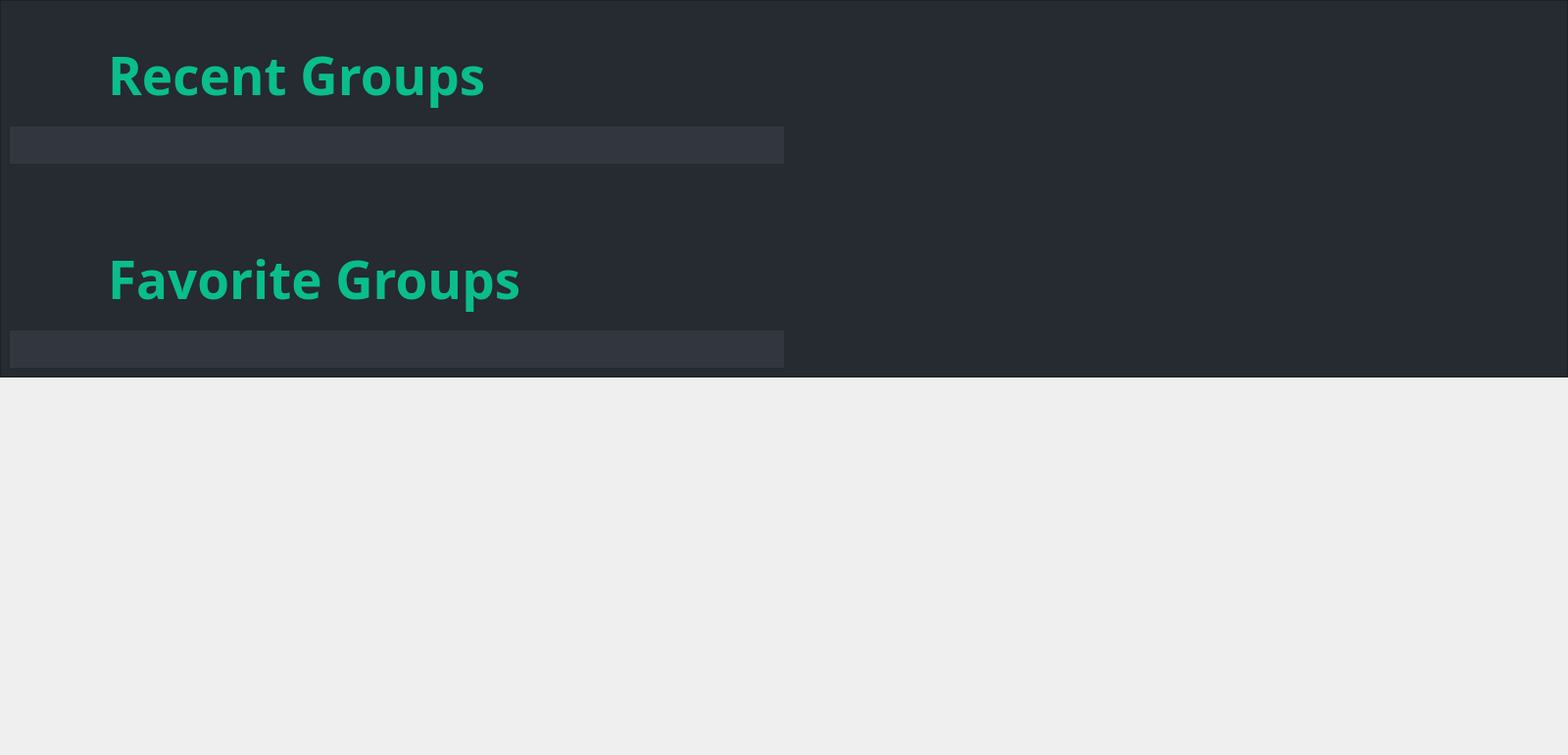
<?xml version="1.0" encoding="UTF-8"?>
<ui version="4.0">
 <class>Homepage</class>
 <widget class="QWidget" name="Homepage">
  <property name="geometry">
   <rect>
    <x>0</x>
    <y>0</y>
    <width>1600</width>
    <height>770</height>
   </rect>
  </property>
  <property name="windowTitle">
   <string>Form</string>
  </property>
  <layout class="QVBoxLayout" name="verticalLayout">
   <property name="leftMargin">
    <number>0</number>
   </property>
   <property name="topMargin">
    <number>0</number>
   </property>
   <property name="rightMargin">
    <number>0</number>
   </property>
   <property name="bottomMargin">
    <number>0</number>
   </property>
   <item>
    <widget class="QFrame" name="frame_3">
     <property name="sizePolicy">
      <sizepolicy hsizetype="Preferred" vsizetype="Expanding">
       <horstretch>0</horstretch>
       <verstretch>0</verstretch>
      </sizepolicy>
     </property>
     <property name="minimumSize">
      <size>
       <width>0</width>
       <height>0</height>
      </size>
     </property>
     <property name="maximumSize">
      <size>
       <width>16777215</width>
       <height>16777215</height>
      </size>
     </property>
     <property name="styleSheet">
      <string notr="true">background-color: rgba(38,42,49);</string>
     </property>
     <property name="frameShape">
      <enum>QFrame::StyledPanel</enum>
     </property>
     <property name="frameShadow">
      <enum>QFrame::Raised</enum>
     </property>
     <layout class="QGridLayout" name="gridLayout_2">
      <item row="5" column="0">
       <layout class="QHBoxLayout" name="horizontalLayout_23">
        <item>
         <spacer name="horizontalSpacer_12">
          <property name="orientation">
           <enum>Qt::Horizontal</enum>
          </property>
          <property name="sizeType">
           <enum>QSizePolicy::Preferred</enum>
          </property>
          <property name="sizeHint" stdset="0">
           <size>
            <width>100</width>
            <height>20</height>
           </size>
          </property>
         </spacer>
        </item>
        <item>
         <widget class="QLabel" name="label_11">
          <property name="sizePolicy">
           <sizepolicy hsizetype="Expanding" vsizetype="Preferred">
            <horstretch>0</horstretch>
            <verstretch>0</verstretch>
           </sizepolicy>
          </property>
          <property name="maximumSize">
           <size>
            <width>16777215</width>
            <height>84</height>
           </size>
          </property>
          <property name="font">
           <font>
            <family>Trebuchet MS</family>
            <pointsize>40</pointsize>
            <weight>75</weight>
            <bold>true</bold>
           </font>
          </property>
          <property name="styleSheet">
           <string notr="true">color:rgba(10,190,140);</string>
          </property>
          <property name="text">
           <string>Favorite Groups</string>
          </property>
          <property name="alignment">
           <set>Qt::AlignLeading|Qt::AlignLeft|Qt::AlignVCenter</set>
          </property>
         </widget>
        </item>
       </layout>
      </item>
      <item row="3" column="1">
       <spacer name="horizontalSpacer">
        <property name="orientation">
         <enum>Qt::Horizontal</enum>
        </property>
        <property name="sizeHint" stdset="0">
         <size>
          <width>40</width>
          <height>20</height>
         </size>
        </property>
       </spacer>
      </item>
      <item row="1" column="0">
       <layout class="QHBoxLayout" name="horizontalLayout_22">
        <item>
         <spacer name="horizontalSpacer_11">
          <property name="orientation">
           <enum>Qt::Horizontal</enum>
          </property>
          <property name="sizeType">
           <enum>QSizePolicy::Preferred</enum>
          </property>
          <property name="sizeHint" stdset="0">
           <size>
            <width>100</width>
            <height>20</height>
           </size>
          </property>
         </spacer>
        </item>
        <item>
         <widget class="QLabel" name="label_10">
          <property name="sizePolicy">
           <sizepolicy hsizetype="Expanding" vsizetype="Preferred">
            <horstretch>0</horstretch>
            <verstretch>0</verstretch>
           </sizepolicy>
          </property>
          <property name="maximumSize">
           <size>
            <width>16777215</width>
            <height>84</height>
           </size>
          </property>
          <property name="font">
           <font>
            <family>Trebuchet MS</family>
            <pointsize>40</pointsize>
            <weight>75</weight>
            <bold>true</bold>
           </font>
          </property>
          <property name="styleSheet">
           <string notr="true">color:rgba(10,190,140);</string>
          </property>
          <property name="text">
           <string>Recent Groups</string>
          </property>
          <property name="alignment">
           <set>Qt::AlignLeading|Qt::AlignLeft|Qt::AlignVCenter</set>
          </property>
         </widget>
        </item>
       </layout>
      </item>
      <item row="2" column="0">
       <spacer name="verticalSpacer_21">
        <property name="orientation">
         <enum>Qt::Vertical</enum>
        </property>
        <property name="sizeType">
         <enum>QSizePolicy::Fixed</enum>
        </property>
        <property name="sizeHint" stdset="0">
         <size>
          <width>20</width>
          <height>10</height>
         </size>
        </property>
       </spacer>
      </item>
      <item row="4" column="0">
       <spacer name="verticalSpacer_28">
        <property name="orientation">
         <enum>Qt::Vertical</enum>
        </property>
        <property name="sizeType">
         <enum>QSizePolicy::MinimumExpanding</enum>
        </property>
        <property name="sizeHint" stdset="0">
         <size>
          <width>20</width>
          <height>20</height>
         </size>
        </property>
       </spacer>
      </item>
      <item row="0" column="0">
       <spacer name="verticalSpacer_23">
        <property name="orientation">
         <enum>Qt::Vertical</enum>
        </property>
        <property name="sizeType">
         <enum>QSizePolicy::Fixed</enum>
        </property>
        <property name="sizeHint" stdset="0">
         <size>
          <width>20</width>
          <height>30</height>
         </size>
        </property>
       </spacer>
      </item>
      <item row="6" column="0">
       <spacer name="verticalSpacer_22">
        <property name="orientation">
         <enum>Qt::Vertical</enum>
        </property>
        <property name="sizeType">
         <enum>QSizePolicy::Fixed</enum>
        </property>
        <property name="sizeHint" stdset="0">
         <size>
          <width>20</width>
          <height>10</height>
         </size>
        </property>
       </spacer>
      </item>
      <item row="3" column="0">
       <widget class="QFrame" name="recent_frame">
        <property name="styleSheet">
         <string notr="true">background-color:rgba(50,54,63);</string>
        </property>
        <layout class="QHBoxLayout" name="horizontalLayout">
         <item>
          <spacer name="horizontalSpacer_16">
           <property name="orientation">
            <enum>Qt::Horizontal</enum>
           </property>
           <property name="sizeType">
            <enum>QSizePolicy::Fixed</enum>
           </property>
           <property name="sizeHint" stdset="0">
            <size>
             <width>100</width>
             <height>20</height>
            </size>
           </property>
          </spacer>
         </item>
         <item>
          <layout class="QVBoxLayout" name="recent_groups">
           <item>
            <widget class="GroupListItem" name="widget_4" native="true"/>
           </item>
           <item>
            <widget class="GroupListItem" name="widget" native="true"/>
           </item>
           <item>
            <widget class="GroupListItem" name="widget_2" native="true"/>
           </item>
          </layout>
         </item>
        </layout>
       </widget>
      </item>
      <item row="7" column="0">
       <widget class="QFrame" name="favorite_frame">
        <property name="styleSheet">
         <string notr="true">background-color:rgba(50,54,63);</string>
        </property>
        <layout class="QHBoxLayout" name="horizontalLayout_2">
         <item>
          <spacer name="horizontalSpacer_17">
           <property name="orientation">
            <enum>Qt::Horizontal</enum>
           </property>
           <property name="sizeType">
            <enum>QSizePolicy::Fixed</enum>
           </property>
           <property name="sizeHint" stdset="0">
            <size>
             <width>100</width>
             <height>20</height>
            </size>
           </property>
          </spacer>
         </item>
         <item>
          <layout class="QVBoxLayout" name="favorite_groups">
           <item>
            <widget class="GroupListItem" name="widget_3" native="true"/>
           </item>
          </layout>
         </item>
        </layout>
       </widget>
      </item>
     </layout>
    </widget>
   </item>
   <item>
    <spacer name="verticalSpacer_20">
     <property name="orientation">
      <enum>Qt::Vertical</enum>
     </property>
     <property name="sizeType">
      <enum>QSizePolicy::Expanding</enum>
     </property>
     <property name="sizeHint" stdset="0">
      <size>
       <width>20</width>
       <height>379</height>
      </size>
     </property>
    </spacer>
   </item>
  </layout>
 </widget>
 <customwidgets>
  <customwidget>
   <class>GroupListItem</class>
   <extends>QWidget</extends>
   <header>grouplistitem.h</header>
   <container>1</container>
  </customwidget>
 </customwidgets>
 <resources/>
 <connections/>
</ui>
